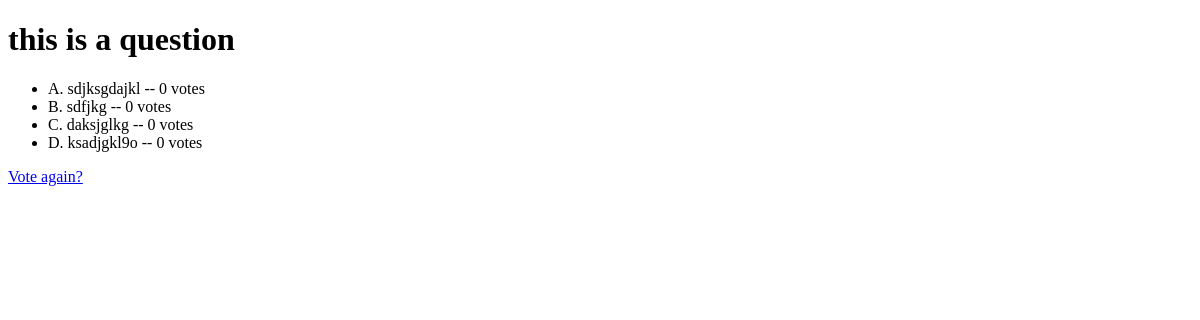
The page /polls/4/results/ on the database as committed earlier.
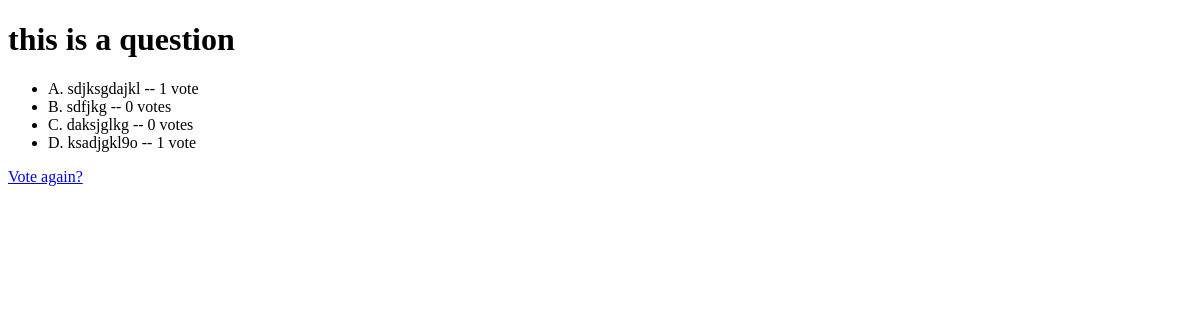
The same page on the database as committed later.
### polls/models.py (models this page shows, shortened)
class Question(models.Model):
    question_text = models.CharField(max_length=200)
    pub_date = models.DateTimeField('date published')
    def was_published_recently(self):
        now = timezone.now()
        return now - datetime.timedelta(days=1) <= self.pub_date <= now
    was_published_recently.admin_order_field = 'pub_date'
    was_published_recently.boolean = True
    was_published_recently.short_description = 'Published recently?'

class Choice(models.Model):
    question = models.ForeignKey(Question)
    choice_text = models.CharField(max_length=200)
    votes = models.IntegerField(default=0)

### polls/views.py (the view)
# urls.py: url(r'^(?P<pk>[0-9]+)/results/$', views.ResultsView.as_view(), name='results'),
class ResultsView(generic.DetailView):
    model = Question
    template_name = 'polls/results.html'

### polls/templates/polls/results.html (shortened to what this page needs)
<!DOCTYPE html>
<html lang="en">
<head>
</head>
<body>
<h1>{{ question.question_text }}</h1>
<ul>
{% for choice in question.choice_set.all %}
    <li>{{ choice.choice_text }} -- {{ choice.votes }} vote{{ choice.votes|pluralize }}</li>
{% endfor %}
</ul>
<a href="{% url 'polls:detail' question.id %}">Vote again?</a>
</body>
</html>

Rows that differ between the two databases and show on the page:
changed Choice "A. sdjksgdajkl": votes "0" → "1"
changed Choice "D. ksadjgkl9o": votes "0" → "1"
